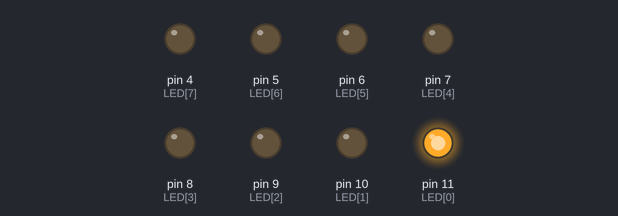
A sketch run on a simulated Arduino Uno, built with avr-gcc and run on an emulated ATmega328P. Parts: output pins drawn as LEDs (lit = HIGH).

Above: at 0.1 s.
At 3.6 s:
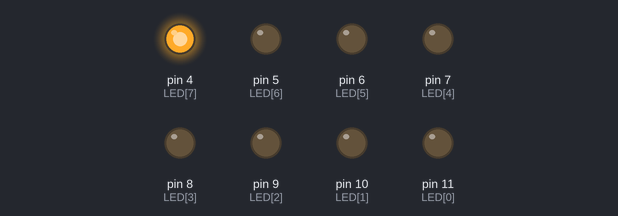
At 7.6 s:
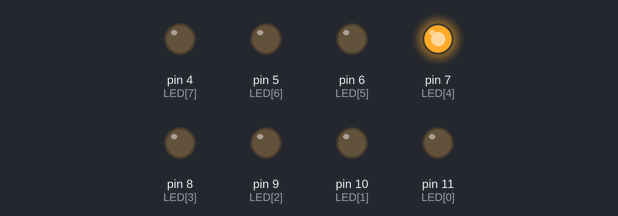
At 15.6 s:
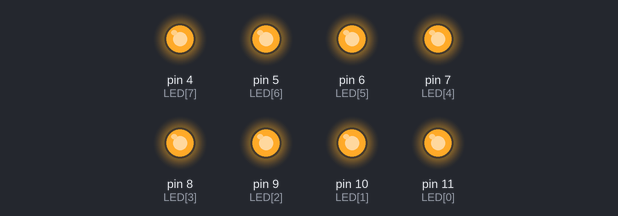
At 24.1 s:
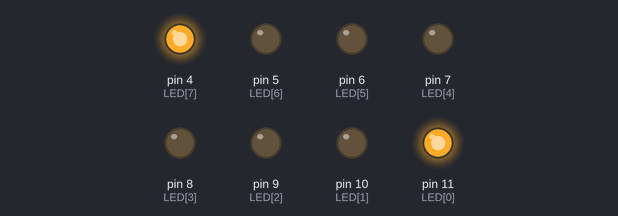
At 32.1 s:
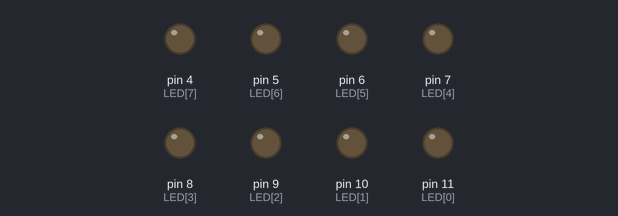
Timing chart, 0 to 40.0 s (numbered marks = the images above):
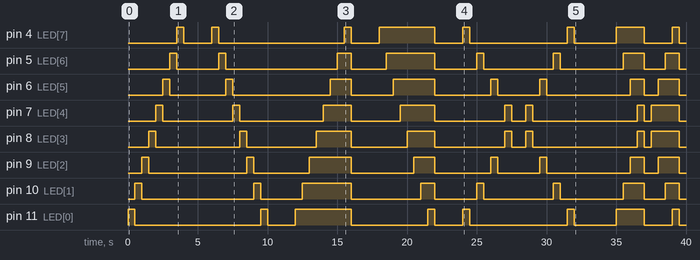

Measured:
- by itself, pin 4 (LED[7]): LOW → HIGH at 3.5 s, → LOW 0.50 s later, → HIGH 2.0 s later, → LOW 0.50 s later, … (16 changes in this stretch)
- by itself, pin 5 (LED[6]): LOW → HIGH at 3.0 s, → LOW 0.50 s later, → HIGH 3.0 s later, → LOW 0.50 s later, … (16 changes in this stretch)
- by itself, pin 6 (LED[5]): LOW → HIGH at 2.5 s, → LOW 0.50 s later, → HIGH 4.0 s later, → LOW 0.50 s later, … (16 changes in this stretch)
- by itself, pin 7 (LED[4]): LOW → HIGH at 2.0 s, → LOW 0.50 s later, → HIGH 5.0 s later, → LOW 0.50 s later, … (16 changes in this stretch)
- by itself, pin 8 (LED[3]): LOW → HIGH at 1.5 s, → LOW 0.50 s later, → HIGH 6.0 s later, → LOW 0.50 s later, … (16 changes in this stretch)
- by itself, pin 9 (LED[2]): LOW → HIGH at 1.0 s, → LOW 0.50 s later, → HIGH 7.0 s later, → LOW 0.50 s later, … (16 changes in this stretch)
- by itself, pin 10 (LED[1]): LOW → HIGH at 0.50 s, → LOW 0.50 s later, → HIGH 8.0 s later, → LOW 0.50 s later, … (16 changes in this stretch)
- by itself, pin 11 (LED[0]): LOW → HIGH at 0.00 s, → LOW 0.50 s later, → HIGH 9.0 s later, → LOW 0.50 s later, … (16 changes in this stretch)

The sketch:

Lab02.ino
```cpp
const byte LED[] = {11,10,9,8,7,6,5,4};  //儲存LED的接腳
int delaytime1 = 500;  //設定延遲時間0.5秒
int delaytime2 = 2000; //設定各步驟延遲2秒
int i,j,k;
const byte num = 8;  //設定迴圈計數器

void setup() {
  for(i=0;i<num;i++){
    pinMode(LED[i],OUTPUT); //設定pin腳輸出
  }
}

void loop() {
  light01();  //執行01
  delay(delaytime2);  //延遲程式2秒
  light02();  //執行02
  delay(delaytime2);  //延遲程式2秒
  light03();  //執行03
  delay(delaytime2);  //延遲程式2秒
  light04();  //執行04
  delay(delaytime2);  //延遲程式2秒
  light05();  //執行05
  delay(delaytime2);  //延遲程式2秒
  light06();
}

void light01(){
  for(i=0;i<num;i++){
    digitalWrite(LED[i],HIGH); //使用高態動作讓LED燈亮起
    delay(delaytime1);  //延遲程式0.5秒
    digitalWrite(LED[i],LOW);  ////使用高態動作讓LED燈熄滅
  }
}

void light02(){
  for(i=num-1;i>=0;i--){
    digitalWrite(LED[i],HIGH); //使用高態動作讓LED燈亮起
    delay(delaytime1);  //延遲程式0.5秒
    digitalWrite(LED[i],LOW);  ////使用高態動作讓LED燈熄滅
  }
}

void light03(){
  for(i=0;i<num;i++){
    digitalWrite(LED[i],HIGH); //使用高態動作讓LED燈亮起
    delay(delaytime1);  //延遲程式0.5秒
  }
  for(i=0;i<num;i++){
    digitalWrite(LED[i],LOW); //使用高態動作讓LED燈熄滅
  }
}

void light04(){
  for(i=num-1;i>=0;i--){
    digitalWrite(LED[i],HIGH); //使用高態動作讓LED燈亮起
    delay(delaytime1);  //延遲程式0.5秒
  }
  for(i=0;i<num;i++){
    digitalWrite(LED[i],LOW); //使用高態動作讓LED燈熄滅
  }
}

void light05(){
  for(i=0;i<num/2;i++){
    j=num-i-1;

    digitalWrite(LED[i],HIGH); //使用高態動作讓LED燈亮起
    digitalWrite(LED[j],HIGH); //使用高態動作讓LED燈亮起
    delay(delaytime1);  //延遲程式0.5秒
    digitalWrite(LED[i],LOW); //使用高態動作讓LED燈熄滅
    digitalWrite(LED[j],LOW); //使用高態動作讓LED燈熄滅
    delay(delaytime1);  //延遲程式0.5秒
  }
    digitalWrite(LED[i],LOW); //使用高態動作讓LED燈熄滅
    digitalWrite(LED[j],LOW); //使用高態動作讓LED燈熄滅
    delay(delaytime1);  //延遲程式0.5秒
  for(i=4;i<num;i++){
    j=num-i-1;

    digitalWrite(LED[j],HIGH); //使用高態動作讓LED燈亮起
    digitalWrite(LED[i],HIGH); //使用高態動作讓LED燈亮起
    delay(delaytime1);  //延遲程式0.5秒
    digitalWrite(LED[j],LOW); //使用高態動作讓LED燈熄滅
    digitalWrite(LED[i],LOW); //使用高態動作讓LED燈熄滅
    delay(delaytime1);  //延遲程式0.5秒
  }
    digitalWrite(LED[i],LOW); //使用高態動作讓LED燈熄滅
    digitalWrite(LED[j],LOW); //使用高態動作讓LED燈熄滅
    delay(delaytime1);  //延遲程式0.5秒
}

void light06(){
  for(i=0;i<num/2;i++){
    j=num-i-1;
    digitalWrite(LED[i],HIGH); //使用高態動作讓LED燈亮起
    digitalWrite(LED[j],HIGH); //使用高態動作讓LED燈亮起
    delay(delaytime1);  //延遲程式0.5秒
  }

  for(k=0;k<num;k++){
    digitalWrite(LED[k],LOW); //使用高態動作讓LED燈熄滅
  }
  delay(delaytime1);  //延遲程式0.5秒

  for(i=4;i<num;i++){
    j=num-i-1;

    digitalWrite(LED[i],HIGH); //使用高態動作讓LED燈亮起
    digitalWrite(LED[j],HIGH); //使用高態動作讓LED燈亮起
    delay(delaytime1);  //延遲程式0.5秒
  }

  for(k=0;k<num;k++){
    digitalWrite(LED[k],LOW); //使用高態動作讓LED燈熄滅
  }
  delay(delaytime1);  //延遲程式0.5秒
}
```
